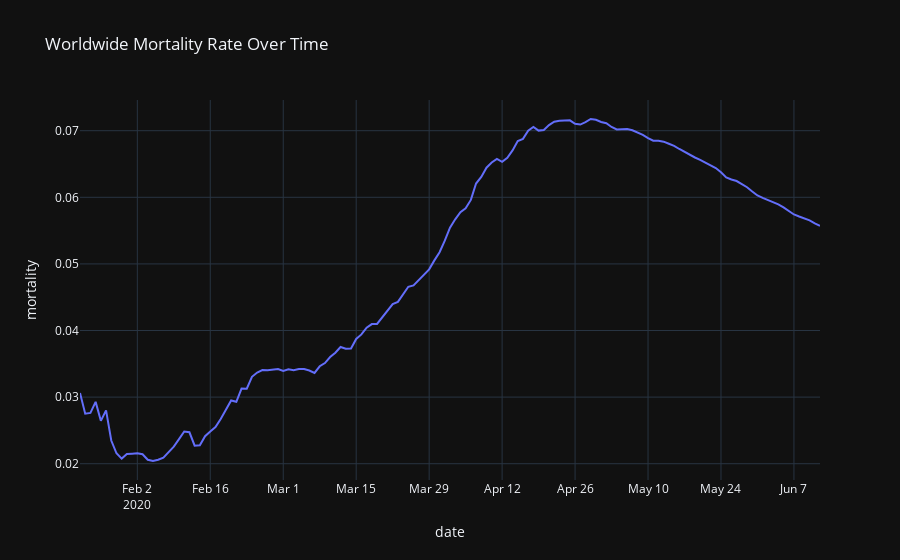

Write notebook code for a chart like this one.
### Markdown cell above
### 全球死亡率 (折線圖)

- 可以明顯看到，死亡率在 2020/5 開始下降

### Code cell
ww_df['mortality'] = ww_df['fatalities'] / ww_df['confirmed']

fig = px.line(ww_df, x="date", y="mortality", 
              title="Worldwide Mortality Rate Over Time")
fig.show()

### Figure 1 — Plotly figure (JSON) as saved in the notebook; plotly's stock layout.template omitted (floating-point values rounded to 4 significant figures; data arrays with more than 128 entries replaced by an {"elided": "..."} marker saying what was removed)
{"data": [{"hovertemplate": "date=%{x}<br>mortality=%{y}<extra></extra>", "legendgroup": "", "line": {"color": "#636efa", "dash": "solid"}, "mode": "lines", "name": "", "orientation": "v", "showlegend": false, "type": "scatter", "x": {"elided": "143 str values"}, "xaxis": "x", "y": {"elided": "143 float values"}, "yaxis": "y"}], "layout": {"legend": {"tracegroupgap": 0}, "title": {"text": "Worldwide Mortality Rate Over Time"}, "xaxis": {"anchor": "y", "domain": [0, 1], "title": {"text": "date"}}, "yaxis": {"anchor": "x", "domain": [0, 1], "title": {"text": "mortality"}}}}
